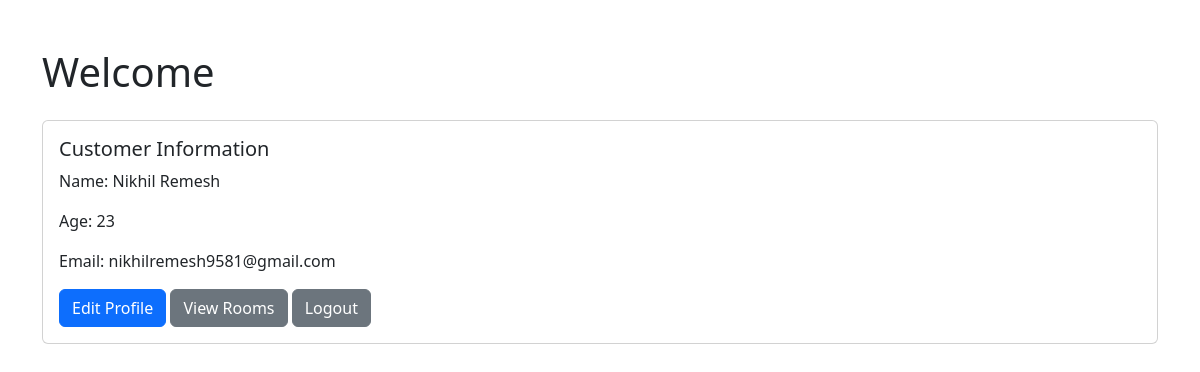
Page /customerprofile/ (signed in) on the committed database.
### hotelapp/models.py (models this page shows, shortened)
class customer(models.Model):
    name = models.CharField(max_length=200,null=True)
    age= models.IntegerField()
    email = models.CharField(max_length=200,null=True)
    phone = models.IntegerField(max_length=200,null=True)
    aadhaar= models.IntegerField()
    password = models.CharField(max_length=200,null=True)

### hotelapp/views.py (the view)
# urls.py: path('customerprofile/',views.customerprofile,name='customerprofile'),
def customerprofile(request):
    name=request.session['name']
    cr=customer.objects.get(name=name)
    return render(request,'customerprofile.html',{'cr':cr})

### templates/customerprofile.html (shortened to what this page needs)
<!DOCTYPE html>
<html lang="en">
<head>
    <link href="https://cdnjs.cloudflare.com/ajax/libs/bootstrap/5.3.0/css/bootstrap.min.css" rel="stylesheet">
</head>
<body>
    <div class="container">
        <h1 class="mt-5">Welcome {{name}}</h1>
        <div class="card mt-4">
            <div class="card-body">
                <h5 class="card-title">Customer Information</h5>
                <p class="card-text">Name: {{cr.name}}</p>
                <p class="card-text">Age: {{cr.age}}</p>
                <p class="card-text">Email: {{cr.email}}</p>
                <a href="{% url 'customerupdate' name=cr.name %}" class="btn btn-primary">Edit Profile</a>
                <a href="/viewroom/" class="btn btn-secondary">View Rooms</a>
                <a href="/logoutuser/" class="btn btn-secondary">Logout</a>
            </div>
        </div>
    </div>
</body>
</html>

### rows in the picture
customer: name "Nikhil Remesh", age "23", email "nikhilremesh9581@gmail.com"
